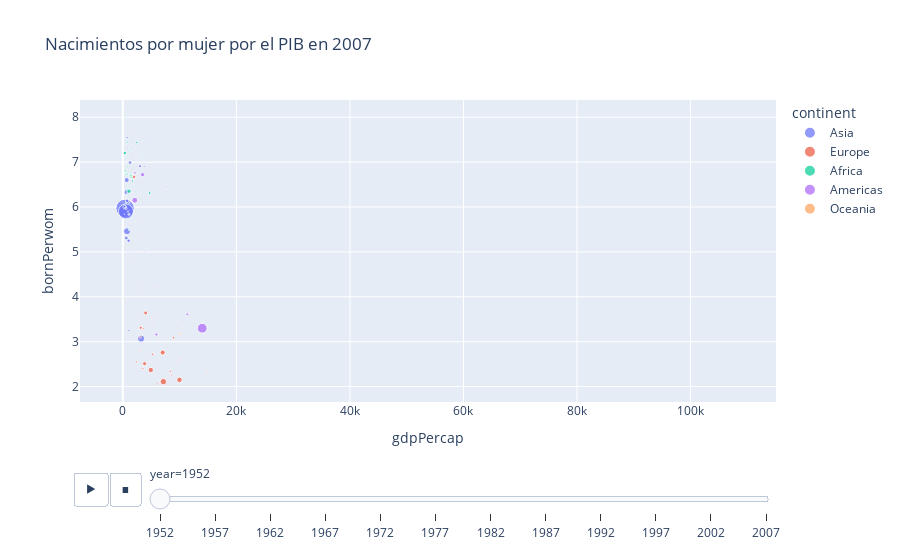

Write notebook code for a chart like this one.
### Code cell
fig = px.scatter(df1, x='gdpPercap', y='bornPerwom', size="pop",hover_name="country", title='Nacimientos por mujer por el PIB en 2007',color="continent", animation_frame="year", animation_group="country",
                 )
fig.show()

### Figure 1 — Plotly figure (JSON) as saved in the notebook; plotly's stock layout.template omitted (floating-point values rounded to 4 significant figures)
{"data": [{"hovertemplate": "<b>%{hovertext}</b><br><br>continent=Asia<br>year=1952<br>gdpPercap=%{x}<br>bornPerwom=%{y}<br>pop=%{marker.size}<extra></extra>", "hovertext": ["Afghanistan", "Bahrain", "Bangladesh", "Cambodia", "China", "Hong Kong", "India", "Indonesia", "Iran", "Iraq", "Israel", "Japan", "Jordan", "North Korea", "Kuwait", "Lebanon", "Malaysia", "Mongolia", "Myanmar", "Nepal", "Oman", "Pakistan", "Philippines", "Saudi Arabia", "Singapore", "South Korea", "Sri Lanka", "Syria", "Taiwan", "Thailand", "Vietnam", "Yemen"], "ids": ["Afghanistan", "Bahrain", "Bangladesh", "Cambodia", "China", "Hong Kong", "India", "Indonesia", "Iran", "Iraq", "Israel", "Japan", "Jordan", "North Korea", "Kuwait", "Lebanon", "Malaysia", "Mongolia", "Myanmar", "Nepal", "Oman", "Pakistan", "Philippines", "Saudi Arabia", "Singapore", "South Korea", "Sri Lanka", "Syria", "Taiwan", "Thailand", "Vietnam", "Yemen"], "legendgroup": "Asia", "marker": {"color": "#636efa", "size": [8425333, 120447, 46886859, 4693836, 556263528, 2125900, 372000000, 82052000, 17272000, 5441766, 1620914, 86459025, 607914, 8865488, 160000, 1439529, 6748378, 800663, 20092996, 9182536, 507833, 41346560, 22438691, 4005677, 1127000, 20947571, 7982342, 3661549, 8550362, 21289402, 26246839, 4963829], "sizemode": "area", "sizeref": 3297000.0, "symbol": "circle"}, "mode": "markers", "name": "Asia", "orientation": "v", "showlegend": true, "type": "scatter", "x": [779.4, 9867.0, 684.2, 368.5, 400.4, 3054.0, 546.6, 749.7, 3035.0, 4130.0, 4087.0, 3217.0, 1547.0, 1088.0, 108400.0, 4835.0, 1831.0, 786.6, 331, 545.9, 1828.0, 684.6, 1273.0, 6460.0, 2315.0, 1031.0, 1084.0, 1643.0, 1207.0, 757.8, 605.1, 781.7], "xaxis": "x", "y": [7.55, 6.97, 6.33, 6.95, 5.97, 4.41, 5.9, 5.46, 6.91, 7.44, 4.32, 3.07, 7.39, 3.25, 7.21, 5.74, 6.29, 5.54, 6, 5.97, 7.25, 6.6, 6.99, 7.18, 6.62, 5.25, 5.84, 7.21, 6.38, 6.14, 5.31, 7.31], "yaxis": "y"}, {"hovertemplate": "<b>%{hovertext}</b><br><br>continent=Europe<br>year=1952<br>gdpPercap=%{x}<br>bornPerwom=%{y}<br>pop=%{marker.size}<extra></extra>", "hovertext": ["Albania", "Austria", "Belgium", "Bosnia and Herzegovina", "Bulgaria", "Croatia", "Czech Republic", "Denmark", "Finland", "France", "Germany", "Greece", "Hungary", "Iceland", "Ireland", "Italy", "Montenegro", "Netherlands", "Norway", "Poland", "Portugal", "Romania", "Serbia", "Slovak Republic", "Slovenia", "Spain", "Sweden", "Switzerland", "Turkey", "United Kingdom"], "ids": ["Albania", "Austria", "Belgium", "Bosnia and Herzegovina", "Bulgaria", "Croatia", "Czech Republic", "Denmark", "Finland", "France", "Germany", "Greece", "Hungary", "Iceland", "Ireland", "Italy", "Montenegro", "Netherlands", "Norway", "Poland", "Portugal", "Romania", "Serbia", "Slovak Republic", "Slovenia", "Spain", "Sweden", "Switzerland", "Turkey", "United Kingdom"], "legendgroup": "Europe", "marker": {"color": "#EF553B", "size": [1282697, 6927772, 8730405, 2791000, 7274900, 3882229, 9125183, 4334000, 4090500, 42459667, 69145952, 7733250, 9504000, 147962, 2952156, 47666000, 413834, 10381988, 3327728, 25730551, 8526050, 16630000, 6860147, 3558137, 1489518, 28549870, 7124673, 4815000, 22235677, 50430000], "sizemode": "area", "sizeref": 3297000.0, "symbol": "circle"}, "mode": "markers", "name": "Europe", "orientation": "v", "showlegend": true, "type": "scatter", "x": [1601.0, 6137.0, 8343.0, 973.5, 2444.0, 3119.0, 6876.0, 9692.0, 6425.0, 7030.0, 7144.0, 3531.0, 5264.0, 7268.0, 5210.0, 4931.0, 2648.0, 8942.0, 10100.0, 4029.0, 3068.0, 3145.0, 3581.0, 5075.0, 4215.0, 3834.0, 8528.0, 14730.0, 1969.0, 9980.0], "xaxis": "x", "y": [6.13, 2.06, 2.34, 4.9, 2.55, 2.8, 2.75, 2.54, 3.06, 2.76, 2.11, 2.4, 2.72, 3.82, 3.41, 2.37, 4.24, 3.09, 2.61, 3.64, 3.1, 3.31, 3.29, 3.53, 2.67, 2.51, 2.24, 2.3, 6.67, 2.15], "yaxis": "y"}, {"hovertemplate": "<b>%{hovertext}</b><br><br>continent=Africa<br>year=1952<br>gdpPercap=%{x}<br>bornPerwom=%{y}<br>pop=%{marker.size}<extra></extra>", "hovertext": ["Algeria", "Angola", "Benin", "Botswana", "Burkina Faso", "Burundi", "Cameroon", "Central African Republic", "Chad", "Comoros", "Rep.Congo", "Cote d'Ivoire", "Djibouti", "Egypt", "Equatorial Guinea", "Eritrea", "Ethiopia", "Gabon", "Gambia", "Ghana", "Guinea", "Guinea+AC0-Bissau", "Kenya", "Lesotho", "Liberia", "Libya", "Madagascar", "Malawi", "Mali", "Mauritania", "Mauritius", "Morocco", "Mozambique", "Namibia", "Niger", "Nigeria", "Reunion", "Rwanda", "Sao Tome and Principe", "Senegal", "Sierra Leone", "Somalia", "South Africa", "Sudan", "Swaziland", "Tanzania", "Togo", "Tunisia", "Uganda", "Zambia", "Zimbabwe"], "ids": ["Algeria", "Angola", "Benin", "Botswana", "Burkina Faso", "Burundi", "Cameroon", "Central African Republic", "Chad", "Comoros", "Rep.Congo", "Cote d'Ivoire", "Djibouti", "Egypt", "Equatorial Guinea", "Eritrea", "Ethiopia", "Gabon", "Gambia", "Ghana", "Guinea", "Guinea+AC0-Bissau", "Kenya", "Lesotho", "Liberia", "Libya", "Madagascar", "Malawi", "Mali", "Mauritania", "Mauritius", "Morocco", "Mozambique", "Namibia", "Niger", "Nigeria", "Reunion", "Rwanda", "Sao Tome and Principe", "Senegal", "Sierra Leone", "Somalia", "South Africa", "Sudan", "Swaziland", "Tanzania", "Togo", "Tunisia", "Uganda", "Zambia", "Zimbabwe"], "legendgroup": "Africa", "marker": {"color": "#00cc96", "size": [9279525, 4232095, 1738315, 442308, 4469979, 2445618, 5009067, 1291695, 2682462, 153936, 854885, 2977019, 63149, 22223309, 216964, 1438760, 20860941, 420702, 284320, 5581001, 2664249, 580653, 6464046, 748747, 863308, 1019729, 4762912, 2917802, 3838168, 1022556, 516556, 9939217, 6446316, 485831, 3379468, 33119096, 257700, 2534927, 60011, 2755589, 2143249, 2526994, 14264935, 8504667, 290243, 8322925, 1219113, 3647735, 5824797, 2672000, 3080907], "sizemode": "area", "sizeref": 3297000.0, "symbol": "circle"}, "mode": "markers", "name": "Africa", "orientation": "v", "showlegend": true, "type": "scatter", "x": [2449.0, 3521.0, 1063.0, 851.2, 543.3, 339.3, 1173.0, 1071.0, 1179.0, 1103.0, 2126.0, 1389.0, 2670.0, 1419.0, 375.6, 328.9, 362.1, 4293.0, 485.2, 911.3, 510.2, 299.9, 853.5, 298.8, 575.6, 2388.0, 1443.0, 369.2, 452.3, 743.1, 1968.0, 1688.0, 468.5, 2424.0, 761.9, 1077.0, 2719.0, 493.3, 879.6, 1450.0, 879.8, 1136.0, 4725.0, 1616.0, 1148.0, 716.7, 859.8, 1468.0, 734.8, 1147.0, 406.9], "xaxis": "x", "y": [7.44, 7.15, 5.83, 6.49, 6.09, 6.8, 5.49, 5.49, 6.09, 5.93, 5.68, 6.74, 6.31, 6.69, 5.59, 6.96, 7.2, 5.07, 5.27, 6.42, 5.99, 6.42, 7.45, 5.84, 6.26, 7.19, 7.3, 6.82, 6.73, 6.3, 5.9, 6.58, 6.81, 5.99, 7.1, 6.35, 6.97, 7.98, 6.2, 6.68, 5.9, 7.25, 6.31, 6.65, 6.7, 6.73, 6.33, 6.68, 6.9, 6.7, 6.78], "yaxis": "y"}, {"hovertemplate": "<b>%{hovertext}</b><br><br>continent=Americas<br>year=1952<br>gdpPercap=%{x}<br>bornPerwom=%{y}<br>pop=%{marker.size}<extra></extra>", "hovertext": ["Argentina", "Bolivia", "Brazil", "Canada", "Chile", "Colombia", "Costa Rica", "Cuba", "Dominican Republic", "Ecuador", "El Salvador", "Guatemala", "Haiti", "Honduras", "Jamaica", "Mexico", "Nicaragua", "Panama", "Paraguay", "Peru", "Puerto Rico", "Trinidad and Tobago", "United States", "Uruguay", "Venezuela"], "ids": ["Argentina", "Bolivia", "Brazil", "Canada", "Chile", "Colombia", "Costa Rica", "Cuba", "Dominican Republic", "Ecuador", "El Salvador", "Guatemala", "Haiti", "Honduras", "Jamaica", "Mexico", "Nicaragua", "Panama", "Paraguay", "Peru", "Puerto Rico", "Trinidad and Tobago", "United States", "Uruguay", "Venezuela"], "legendgroup": "Americas", "marker": {"color": "#ab63fa", "size": [17876956, 2883315, 56602560, 14785584, 6377619, 12350771, 926317, 6007797, 2491346, 3548753, 2042865, 3146381, 3201488, 1517453, 1426095, 30144317, 1165790, 940080, 1555876, 8025700, 2227000, 662850, 157553000, 2252965, 5439568], "sizemode": "area", "sizeref": 3297000.0, "symbol": "circle"}, "mode": "markers", "name": "Americas", "orientation": "v", "showlegend": true, "type": "scatter", "x": [5911.0, 2677.0, 2109.0, 11370.0, 3940.0, 2144.0, 2627.0, 5587.0, 1398.0, 3522.0, 3048.0, 2428.0, 1840.0, 2195.0, 2899.0, 3478.0, 3112.0, 2480.0, 1952.0, 3759.0, 3082.0, 3023.0, 13990.0, 5717.0, 7690.0], "xaxis": "x", "y": [3.16, 6.75, 6.15, 3.61, 5.02, 6.76, 6.25, 4.22, 7.59, 6.73, 6.3, 7.09, 6.3, 7.5, 4.13, 6.72, 7.16, 5.75, 6.5, 6.9, 4.98, 5.29, 3.3, 2.72, 6.46], "yaxis": "y"}, {"hovertemplate": "<b>%{hovertext}</b><br><br>continent=Oceania<br>year=1952<br>gdpPercap=%{x}<br>bornPerwom=%{y}<br>pop=%{marker.size}<extra></extra>", "hovertext": ["Australia", "New Zealand"], "ids": ["Australia", "New Zealand"], "legendgroup": "Oceania", "marker": {"color": "#FFA15A", "size": [8691212, 1994794], "sizemode": "area", "sizeref": 3297000.0, "symbol": "circle"}, "mode": "markers", "name": "Oceania", "orientation": "v", "showlegend": true, "type": "scatter", "x": [10040.0, 10560.0], "xaxis": "x", "y": [3.18, 3.32], "yaxis": "y"}], "layout": {"legend": {"itemsizing": "constant", "title": {"text": "continent"}, "tracegroupgap": 0}, "sliders": [{"active": 0, "currentvalue": {"prefix": "year="}, "len": 0.9, "pad": {"b": 10, "t": 60}, "steps": [{"args": [["1952"], {"frame": {"duration": 0, "redraw": false}, "fromcurrent": true, "mode": "immediate", "transition": {"duration": 0, "easing": "linear"}}], "label": "1952", "method": "animate"}, {"args": [["1957"], {"frame": {"duration": 0, "redraw": false}, "fromcurrent": true, "mode": "immediate", "transition": {"duration": 0, "easing": "linear"}}], "label": "1957", "method": "animate"}, {"args": [["1962"], {"frame": {"duration": 0, "redraw": false}, "fromcurrent": true, "mode": "immediate", "transition": {"duration": 0, "easing": "linear"}}], "label": "1962", "method": "animate"}, {"args": [["1967"], {"frame": {"duration": 0, "redraw": false}, "fromcurrent": true, "mode": "immediate", "transition": {"duration": 0, "easing": "linear"}}], "label": "1967", "method": "animate"}, {"args": [["1972"], {"frame": {"duration": 0, "redraw": false}, "fromcurrent": true, "mode": "immediate", "transition": {"duration": 0, "easing": "linear"}}], "label": "1972", "method": "animate"}, {"args": [["1977"], {"frame": {"duration": 0, "redraw": false}, "fromcurrent": true, "mode": "immediate", "transition": {"duration": 0, "easing": "linear"}}], "label": "1977", "method": "animate"}, {"args": [["1982"], {"frame": {"duration": 0, "redraw": false}, "fromcurrent": true, "mode": "immediate", "transition": {"duration": 0, "easing": "linear"}}], "label": "1982", "method": "animate"}, {"args": [["1987"], {"frame": {"duration": 0, "redraw": false}, "fromcurrent": true, "mode": "immediate", "transition": {"duration": 0, "easing": "linear"}}], "label": "1987", "method": "animate"}, {"args": [["1992"], {"frame": {"duration": 0, "redraw": false}, "fromcurrent": true, "mode": "immediate", "transition": {"duration": 0, "easing": "linear"}}], "label": "1992", "method": "animate"}, {"args": [["1997"], {"frame": {"duration": 0, "redraw": false}, "fromcurrent": true, "mode": "immediate", "transition": {"duration": 0, "easing": "linear"}}], "label": "1997", "method": "animate"}, {"args": [["2002"], {"frame": {"duration": 0, "redraw": false}, "fromcurrent": true, "mode": "immediate", "transition": {"duration": 0, "easing": "linear"}}], "label": "2002", "method": "animate"}, {"args": [["2007"], {"frame": {"duration": 0, "redraw": false}, "fromcurrent": true, "mode": "immediate", "transition": {"duration": 0, "easing": "linear"}}], "label": "2007", "method": "animate"}], "x": 0.1, "xanchor": "left", "y": 0, "yanchor": "top"}], "title": {"text": "Nacimientos por mujer por el PIB en 2007"}, "updatemenus": [{"buttons": [{"args": [null, {"frame": {"duration": 500, "redraw": false}, "fromcurrent": true, "mode": "immediate", "transition": {"duration": 500, "easing": "linear"}}], "label": "&#9654;", "method": "animate"}, {"args": [[null], {"frame": {"duration": 0, "redraw": false}, "fromcurrent": true, "mode": "immediate", "transition": {"duration": 0, "easing": "linear"}}], "label": "&#9724;", "method": "animate"}], "direction": "left", "pad": {"r": 10, "t": 70}, "showactive": false, "type": "buttons", "x": 0.1, "xanchor": "right", "y": 0, "yanchor": "top"}], "xaxis": {"anchor": "y", "domain": [0, 1], "title": {"text": "gdpPercap"}}, "yaxis": {"anchor": "x", "domain": [0, 1], "title": {"text": "bornPerwom"}}}}
